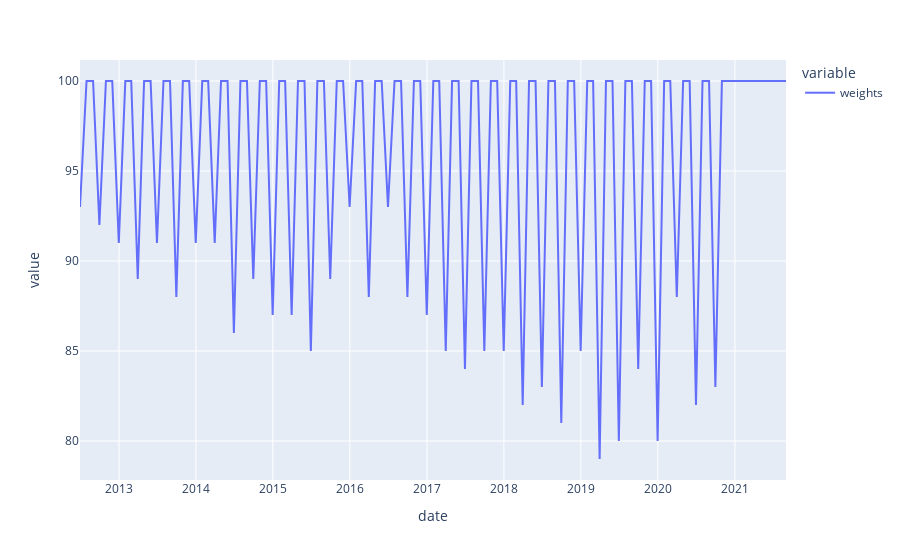

Here is the notebook cell this chart was saved with:
### Code cell
#Number of stocks inv
px.line(df_portfolio_weights_after_rebalancing[df_portfolio_weights_after_rebalancing>0].dropna().groupby(level=0).count()).show()
